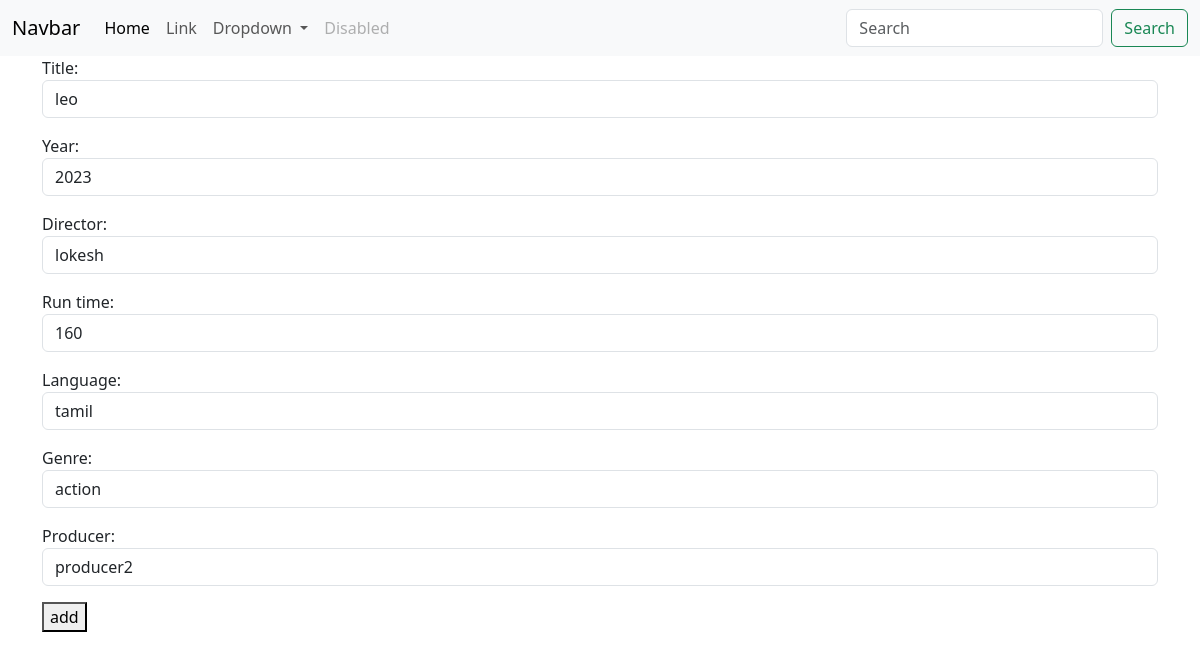
/movies/9/change, run on the app's committed database.
### myapp/models.py (models this page shows, shortened)
class Movie(models.Model):
    title=models.CharField(max_length=200)
    year=models.CharField(max_length=200)
    director=models.CharField(max_length=200)
    run_time=models.PositiveIntegerField()
    language=models.CharField(max_length=200)
    genre=models.CharField(max_length=200)
    producer=models.CharField(max_length=200,null=True)

### myapp/views.py (the view, shortened to what this page needs)
# urls.py: path("movies/<int:pk>/change",views.MovieUpdateView.as_view(),name="movie-update")
class MovieUpdateView(View):
    def get(self,request,*args,**kwargs):
        id=kwargs.get("pk")
        movie_object=Movie.objects.get(id=id)
        form_instance=MovieModelForm(instance=movie_object)
        return render(request,"movie_edit.html",{"form":form_instance})

### myapp/forms.py
class MovieModelForm(forms.ModelForm):
    class Meta:
        model=Movie
        exclude=("id",)
        widgets={
            "title":forms.TextInput(attrs={"class":"form-control"}),
            "year":forms.TextInput(attrs={"class":"form-control"}),
            "director":forms.TextInput(attrs={"class":"form-control"}),
            "run_time":forms.NumberInput(attrs={"class":"form-control"}),
            "language":forms.TextInput(attrs={"class":"form-control"}),
            "genre":forms.TextInput(attrs={"class":"form-control"}),
            "producer":forms.TextInput(attrs={"class":"form-control"}),
        }

### myapp/templates/movie_edit.html (shortened to what this page needs)
{%extends 'base.html'%}
{%block main_block%}
<div class="container">
    <form action="" method="post">
        {{form.as_p}}
        <button type="submit">add</button>
    </form>
</div>
{%endblock%}

### data on the page
Movie: title "leo", year "2023", director "lokesh", run_time "160", language "tamil", genre "action", producer "producer2"
